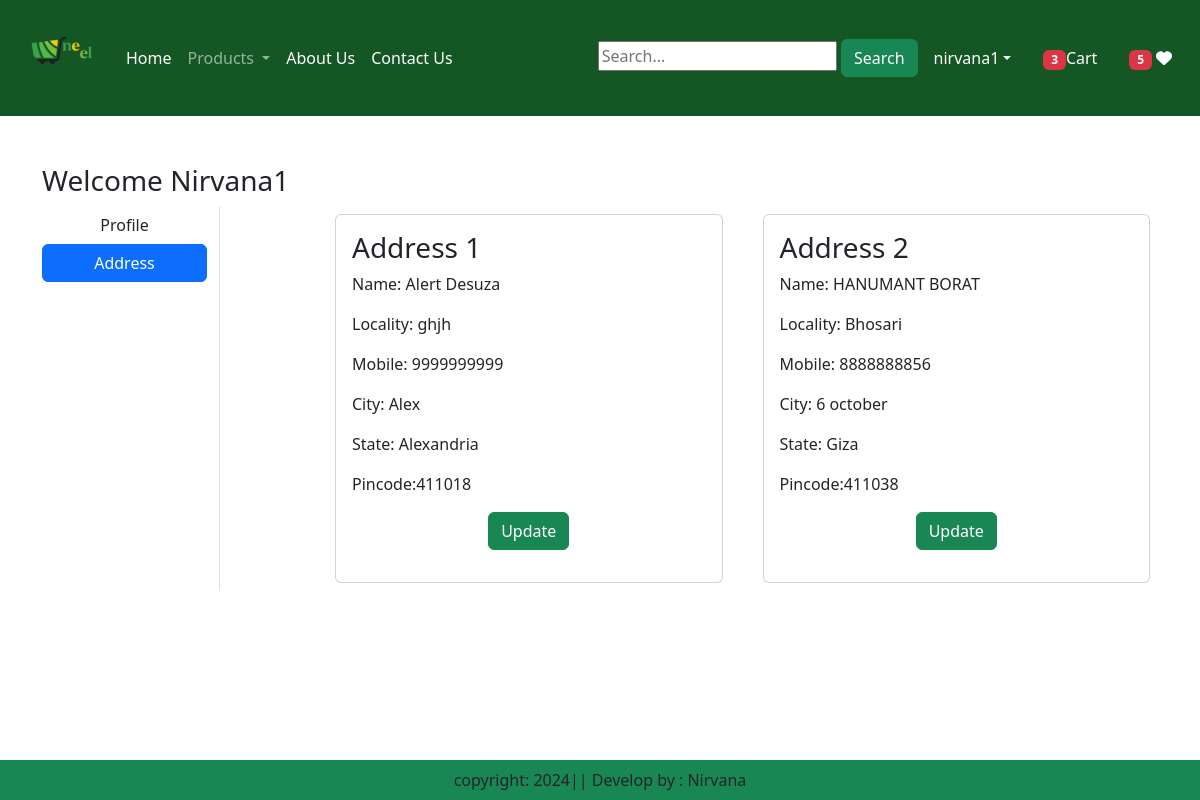
The app's page /address/ (signed in), older data.
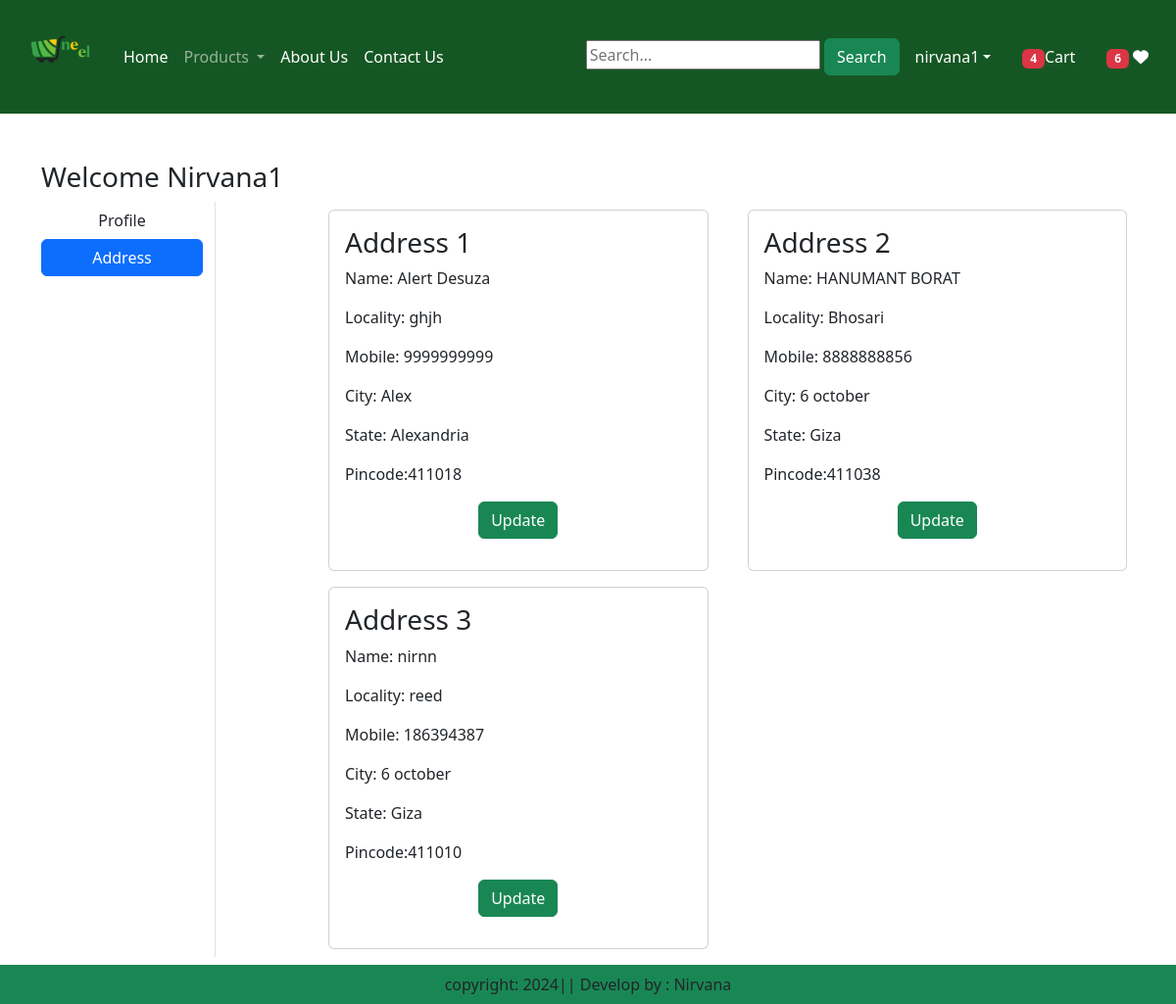
The same page, newer data.
### app1/models.py (models this page shows, shortened)
class Customer(models.Model):
    user = models.ForeignKey(User, on_delete=models.CASCADE)
    name = models.CharField(max_length=200)
    locality = models.CharField(max_length=200)
    city = models.CharField(max_length=50)
    mobile = models.IntegerField(default=0)
    zipcode = models.IntegerField()
    state = models.CharField(choices=STATE_CHOICES, max_length=100)

### app1/views.py (the view)
# urls.py: path('address/', views.address, name='address'),
@login_required
def address (request):
    add = Customer.objects.filter(user=request.user)
    totalitem =0
    wishitem=0
    if request.user.is_authenticated:
        totalitem = len(Cart.objects.filter(user=request.user))
        wishitem = len(Wishlist.objects.filter(user=request.user))
    return render(request, 'app1/address.html', locals())

### app1/templates/app1/address.html (shortened to what this page needs)
{% extends 'app1/base.html' %}
{% load static %}
{% block main-content %}
<div class="container my-5">
    <div class="row">
     <h3>Welcome <span class="text-capitalize">{{request.user}}</span></h3>
        <div class="col-sm-2 border-end">
            <ul class="list-unstyled">
            <li class="d-grid"><a href="{% url 'profile' %}" class="btn ">Profile</a></li>
            <li class="d-grid"><a href="{% url 'address' %}" class="btn btn-primary">Address</a></li>
            </ul>
        </div>
        <div class="col-sm-9 offset-sm-1">
            <div class="row">
                {% for ad in add %}
                <div class="col-sm-6">
                    <div class="card m-2">
                      <div class="card-body">
                        <h3>Address {{forloop.counter}}</h3>
                        <p>Name: {{ad.name}}</p>
                        <p>Locality: {{ad.locality}}</p>
                        <p>Mobile: {{ad.mobile}}</p>
                        <p>City: {{ad.city}}</p>
                        <p>State: {{ad.state}}</p>
                        <p>Pincode:{{ad.zipcode}}</p>
                        <p class="text-center"><a href="{% url 'updateAddress' pk=ad.id %}"
                        type="button" class="btn btn-success">Update</a></p>
                      </div>
                    </div>
                </div>
            {% endfor %}
            </div>
        </div>
    </div>
</div>
{% endblock main-content %}

### app1/templates/app1/base.html (shortened to what this page needs)
<!DOCTYPE html>
{% load static %}
<html lang="en">
<head>
    <link href="https://cdn.jsdelivr.net/npm/bootstrap@5.3.3/dist/css/bootstrap.min.css" rel="stylesheet">
    <link rel="stylesheet" href="{% static "app1/css/owl.carousel.min.css" %}">
    <link rel="stylesheet" href="{% static "app1/css/all.min.css" %}">
    <link rel="stylesheet" href="{% static "app1/css/style.css" %}">
</head>
<body>
    <nav class="navbar navbar-expand-lg navbar-dark" style="background-color: #155724; ">
        <div class="container-fluid">
          <a class="navbar-brand" href="#">
            <img src="{% static "app1/images/1.png" %}" width="90" height="90">
          </a>
          <div class="collapse navbar-collapse" id="navbarSupportedContent">
            <ul class="navbar-nav me-auto mb-2 mb-lg-0">
              {% if request.user.is_authenticated %}
              <li class="nav-item">
                <a class="nav-link active" aria-current="page" href="/">Home</a>
              </li>
              <li class="nav-item dropdown">
                <a class="nav-link dropdown-toggle" href="#" role="button" data-bs-toggle="dropdown" aria-expanded="false">
                  Products
                </a>
              </li>
              <li class="nav-item">
                <a class="nav-link text-white" href="{%url 'about' %}">About Us</a>
              </li>
              <li class="nav-item">
                <a class="nav-link text-white" href="{%url 'contact' %}">Contact Us</a>
              </li>
            </ul>
            <form method="get" action="{% url 'search' %}">
              <input type="text" name="search" placeholder="Search..." required value="{{ query|default:'' }}" />
              <button type="submit" class="btn btn-success">Search</button>
            </form>
          </div>
          <ul class="navbar-nav me-auto mb-2 mb-lg-0">
            <li class="nav-item dropdown mx-2">
                <a class="nav-link dropdown-toggle text-white" href="#"
                id="profileDropdown" role="button" data-bs-toggle="dropdown"
                aria-expanded="false">{{request.user}}</a>
            <li class="nav-item mx-2">
                <a href="{% url 'showcart' %}" class="nav-link text-white"><span class ="badge bg-danger">{%if totalitem > 0 %} {{totalitem}} {% endif%}</span>Cart</a>
            </li>
            <li class="nav-item mx-2">
              <a href="{% url 'showwishlist' %}" class="nav-link text-white">
                  {% if wishitem > 0 %}
                      <span class="badge bg-danger">{{ wishitem }}</span>
                  {% else %}
                      <span class="badge bg-secondary">0</span>
                  {% endif %}
                  <i class="fa fa-heart"></i>
              </a>
          </li>
            {% endif %}
        </ul>
    </div>
</nav>
    {% block main-content %}{% endblock main-content %}
    <footer class="container-fluid fixed-bottom bg-success text-center p-2 mt-5">
        copyright: 2024|| Develop by : Nirvana
    </footer>
</body>
</html>

Row changes from the older to the newer data that the page shows:
added Customer: name "nirnn", locality "reed", mobile "186394387", city "6 october", state "Giza", zipcode "411010"
Text that changed along with them:
{{ totalitem }}: "3" → "4"
{{ wishitem }}: "5" → "6"
